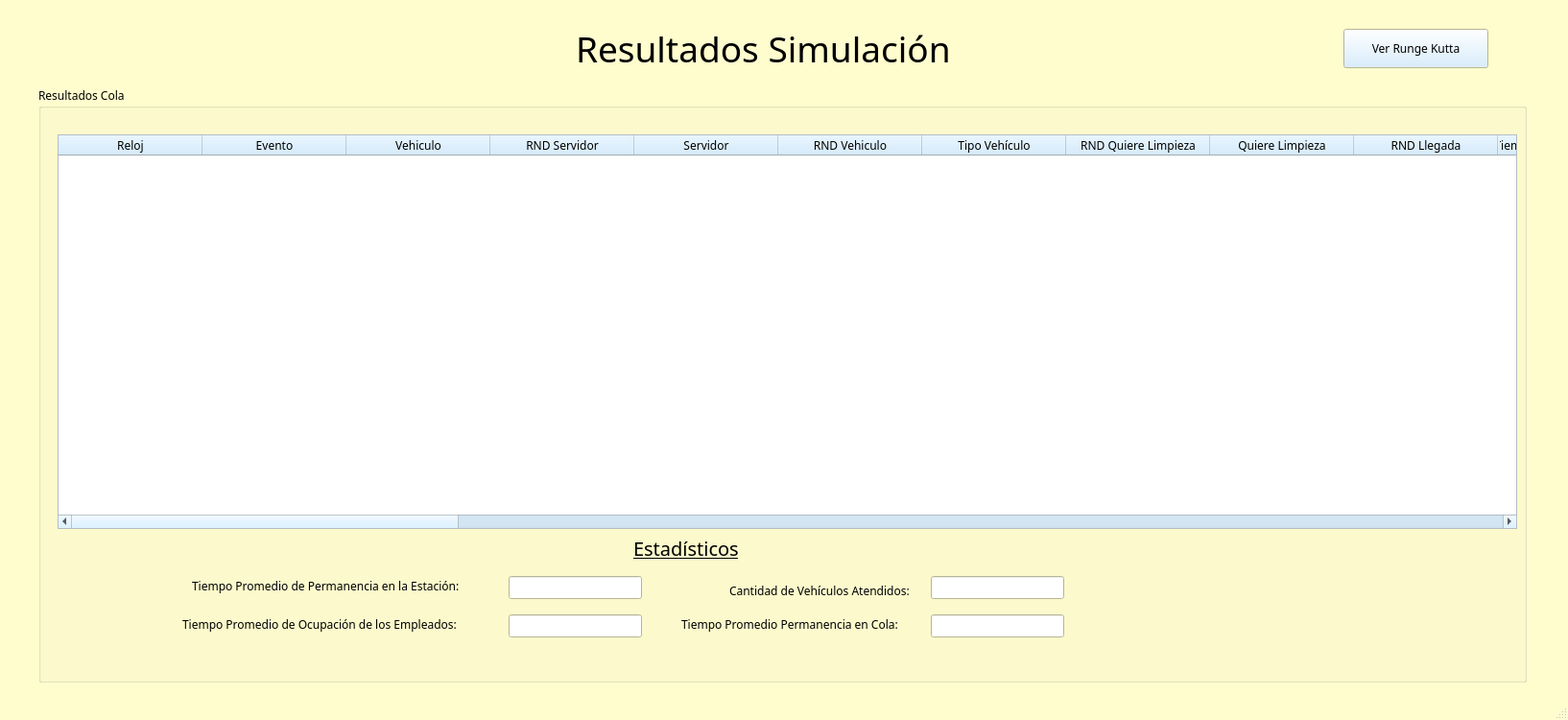
<?xml version="1.0" encoding="UTF-8"?>
<ui version="4.0">
 <class>MainWindow</class>
 <widget class="QMainWindow" name="MainWindow">
  <property name="geometry">
   <rect>
    <x>0</x>
    <y>0</y>
    <width>1634</width>
    <height>750</height>
   </rect>
  </property>
  <property name="minimumSize">
   <size>
    <width>1300</width>
    <height>518</height>
   </size>
  </property>
  <property name="maximumSize">
   <size>
    <width>345345</width>
    <height>3453354</height>
   </size>
  </property>
  <property name="palette">
   <palette>
    <active>
     <colorrole role="WindowText">
      <brush brushstyle="SolidPattern">
       <color alpha="255">
        <red>0</red>
        <green>0</green>
        <blue>0</blue>
       </color>
      </brush>
     </colorrole>
     <colorrole role="Button">
      <brush brushstyle="SolidPattern">
       <color alpha="255">
        <red>206</red>
        <green>234</green>
        <blue>255</blue>
       </color>
      </brush>
     </colorrole>
     <colorrole role="Light">
      <brush brushstyle="SolidPattern">
       <color alpha="255">
        <red>255</red>
        <green>255</green>
        <blue>255</blue>
       </color>
      </brush>
     </colorrole>
     <colorrole role="Midlight">
      <brush brushstyle="SolidPattern">
       <color alpha="255">
        <red>211</red>
        <green>222</green>
        <blue>227</blue>
       </color>
      </brush>
     </colorrole>
     <colorrole role="Dark">
      <brush brushstyle="SolidPattern">
       <color alpha="255">
        <red>103</red>
        <green>117</green>
        <blue>127</blue>
       </color>
      </brush>
     </colorrole>
     <colorrole role="Mid">
      <brush brushstyle="SolidPattern">
       <color alpha="255">
        <red>208</red>
        <green>221</green>
        <blue>239</blue>
       </color>
      </brush>
     </colorrole>
     <colorrole role="Text">
      <brush brushstyle="SolidPattern">
       <color alpha="255">
        <red>0</red>
        <green>0</green>
        <blue>0</blue>
       </color>
      </brush>
     </colorrole>
     <colorrole role="BrightText">
      <brush brushstyle="SolidPattern">
       <color alpha="255">
        <red>255</red>
        <green>255</green>
        <blue>255</blue>
       </color>
      </brush>
     </colorrole>
     <colorrole role="ButtonText">
      <brush brushstyle="SolidPattern">
       <color alpha="255">
        <red>0</red>
        <green>0</green>
        <blue>0</blue>
       </color>
      </brush>
     </colorrole>
     <colorrole role="Base">
      <brush brushstyle="SolidPattern">
       <color alpha="255">
        <red>255</red>
        <green>255</green>
        <blue>255</blue>
       </color>
      </brush>
     </colorrole>
     <colorrole role="Window">
      <brush brushstyle="SolidPattern">
       <color alpha="255">
        <red>255</red>
        <green>253</green>
        <blue>206</blue>
       </color>
      </brush>
     </colorrole>
     <colorrole role="Shadow">
      <brush brushstyle="SolidPattern">
       <color alpha="255">
        <red>0</red>
        <green>0</green>
        <blue>0</blue>
       </color>
      </brush>
     </colorrole>
     <colorrole role="AlternateBase">
      <brush brushstyle="SolidPattern">
       <color alpha="255">
        <red>230</red>
        <green>244</green>
        <blue>255</blue>
       </color>
      </brush>
     </colorrole>
     <colorrole role="ToolTipBase">
      <brush brushstyle="SolidPattern">
       <color alpha="255">
        <red>255</red>
        <green>255</green>
        <blue>220</blue>
       </color>
      </brush>
     </colorrole>
     <colorrole role="ToolTipText">
      <brush brushstyle="SolidPattern">
       <color alpha="255">
        <red>0</red>
        <green>0</green>
        <blue>0</blue>
       </color>
      </brush>
     </colorrole>
    </active>
    <inactive>
     <colorrole role="WindowText">
      <brush brushstyle="SolidPattern">
       <color alpha="255">
        <red>0</red>
        <green>0</green>
        <blue>0</blue>
       </color>
      </brush>
     </colorrole>
     <colorrole role="Button">
      <brush brushstyle="SolidPattern">
       <color alpha="255">
        <red>206</red>
        <green>234</green>
        <blue>255</blue>
       </color>
      </brush>
     </colorrole>
     <colorrole role="Light">
      <brush brushstyle="SolidPattern">
       <color alpha="255">
        <red>255</red>
        <green>255</green>
        <blue>255</blue>
       </color>
      </brush>
     </colorrole>
     <colorrole role="Midlight">
      <brush brushstyle="SolidPattern">
       <color alpha="255">
        <red>211</red>
        <green>222</green>
        <blue>227</blue>
       </color>
      </brush>
     </colorrole>
     <colorrole role="Dark">
      <brush brushstyle="SolidPattern">
       <color alpha="255">
        <red>103</red>
        <green>117</green>
        <blue>127</blue>
       </color>
      </brush>
     </colorrole>
     <colorrole role="Mid">
      <brush brushstyle="SolidPattern">
       <color alpha="255">
        <red>208</red>
        <green>221</green>
        <blue>239</blue>
       </color>
      </brush>
     </colorrole>
     <colorrole role="Text">
      <brush brushstyle="SolidPattern">
       <color alpha="255">
        <red>0</red>
        <green>0</green>
        <blue>0</blue>
       </color>
      </brush>
     </colorrole>
     <colorrole role="BrightText">
      <brush brushstyle="SolidPattern">
       <color alpha="255">
        <red>255</red>
        <green>255</green>
        <blue>255</blue>
       </color>
      </brush>
     </colorrole>
     <colorrole role="ButtonText">
      <brush brushstyle="SolidPattern">
       <color alpha="255">
        <red>0</red>
        <green>0</green>
        <blue>0</blue>
       </color>
      </brush>
     </colorrole>
     <colorrole role="Base">
      <brush brushstyle="SolidPattern">
       <color alpha="255">
        <red>255</red>
        <green>255</green>
        <blue>255</blue>
       </color>
      </brush>
     </colorrole>
     <colorrole role="Window">
      <brush brushstyle="SolidPattern">
       <color alpha="255">
        <red>255</red>
        <green>253</green>
        <blue>206</blue>
       </color>
      </brush>
     </colorrole>
     <colorrole role="Shadow">
      <brush brushstyle="SolidPattern">
       <color alpha="255">
        <red>0</red>
        <green>0</green>
        <blue>0</blue>
       </color>
      </brush>
     </colorrole>
     <colorrole role="AlternateBase">
      <brush brushstyle="SolidPattern">
       <color alpha="255">
        <red>230</red>
        <green>244</green>
        <blue>255</blue>
       </color>
      </brush>
     </colorrole>
     <colorrole role="ToolTipBase">
      <brush brushstyle="SolidPattern">
       <color alpha="255">
        <red>255</red>
        <green>255</green>
        <blue>220</blue>
       </color>
      </brush>
     </colorrole>
     <colorrole role="ToolTipText">
      <brush brushstyle="SolidPattern">
       <color alpha="255">
        <red>0</red>
        <green>0</green>
        <blue>0</blue>
       </color>
      </brush>
     </colorrole>
    </inactive>
    <disabled>
     <colorrole role="WindowText">
      <brush brushstyle="SolidPattern">
       <color alpha="255">
        <red>103</red>
        <green>117</green>
        <blue>127</blue>
       </color>
      </brush>
     </colorrole>
     <colorrole role="Button">
      <brush brushstyle="SolidPattern">
       <color alpha="255">
        <red>206</red>
        <green>234</green>
        <blue>255</blue>
       </color>
      </brush>
     </colorrole>
     <colorrole role="Light">
      <brush brushstyle="SolidPattern">
       <color alpha="255">
        <red>255</red>
        <green>255</green>
        <blue>255</blue>
       </color>
      </brush>
     </colorrole>
     <colorrole role="Midlight">
      <brush brushstyle="SolidPattern">
       <color alpha="255">
        <red>211</red>
        <green>222</green>
        <blue>227</blue>
       </color>
      </brush>
     </colorrole>
     <colorrole role="Dark">
      <brush brushstyle="SolidPattern">
       <color alpha="255">
        <red>103</red>
        <green>117</green>
        <blue>127</blue>
       </color>
      </brush>
     </colorrole>
     <colorrole role="Mid">
      <brush brushstyle="SolidPattern">
       <color alpha="255">
        <red>208</red>
        <green>221</green>
        <blue>239</blue>
       </color>
      </brush>
     </colorrole>
     <colorrole role="Text">
      <brush brushstyle="SolidPattern">
       <color alpha="255">
        <red>103</red>
        <green>117</green>
        <blue>127</blue>
       </color>
      </brush>
     </colorrole>
     <colorrole role="BrightText">
      <brush brushstyle="SolidPattern">
       <color alpha="255">
        <red>255</red>
        <green>255</green>
        <blue>255</blue>
       </color>
      </brush>
     </colorrole>
     <colorrole role="ButtonText">
      <brush brushstyle="SolidPattern">
       <color alpha="255">
        <red>103</red>
        <green>117</green>
        <blue>127</blue>
       </color>
      </brush>
     </colorrole>
     <colorrole role="Base">
      <brush brushstyle="SolidPattern">
       <color alpha="255">
        <red>255</red>
        <green>253</green>
        <blue>206</blue>
       </color>
      </brush>
     </colorrole>
     <colorrole role="Window">
      <brush brushstyle="SolidPattern">
       <color alpha="255">
        <red>255</red>
        <green>253</green>
        <blue>206</blue>
       </color>
      </brush>
     </colorrole>
     <colorrole role="Shadow">
      <brush brushstyle="SolidPattern">
       <color alpha="255">
        <red>0</red>
        <green>0</green>
        <blue>0</blue>
       </color>
      </brush>
     </colorrole>
     <colorrole role="AlternateBase">
      <brush brushstyle="SolidPattern">
       <color alpha="255">
        <red>206</red>
        <green>234</green>
        <blue>255</blue>
       </color>
      </brush>
     </colorrole>
     <colorrole role="ToolTipBase">
      <brush brushstyle="SolidPattern">
       <color alpha="255">
        <red>255</red>
        <green>255</green>
        <blue>220</blue>
       </color>
      </brush>
     </colorrole>
     <colorrole role="ToolTipText">
      <brush brushstyle="SolidPattern">
       <color alpha="255">
        <red>0</red>
        <green>0</green>
        <blue>0</blue>
       </color>
      </brush>
     </colorrole>
    </disabled>
   </palette>
  </property>
  <property name="font">
   <font>
    <family>Berlin Sans FB</family>
    <pointsize>9</pointsize>
   </font>
  </property>
  <property name="windowTitle">
   <string>Muestra de Resultados - Simulación Combustibles</string>
  </property>
  <property name="windowIcon">
   <iconset>
    <normaloff>../Imagenes/coche.png</normaloff>../Imagenes/coche.png</iconset>
  </property>
  <widget class="QWidget" name="centralwidget">
   <widget class="QGroupBox" name="groupBox_3">
    <property name="geometry">
     <rect>
      <x>40</x>
      <y>90</y>
      <width>1551</width>
      <height>621</height>
     </rect>
    </property>
    <property name="title">
     <string>Resultados Cola</string>
    </property>
    <widget class="QTableWidget" name="tablaResultados">
     <property name="enabled">
      <bool>true</bool>
     </property>
     <property name="geometry">
      <rect>
       <x>20</x>
       <y>50</y>
       <width>1521</width>
       <height>411</height>
      </rect>
     </property>
     <property name="palette">
      <palette>
       <active>
        <colorrole role="Base">
         <brush brushstyle="SolidPattern">
          <color alpha="255">
           <red>255</red>
           <green>255</green>
           <blue>255</blue>
          </color>
         </brush>
        </colorrole>
        <colorrole role="Window">
         <brush brushstyle="SolidPattern">
          <color alpha="255">
           <red>234</red>
           <green>245</green>
           <blue>255</blue>
          </color>
         </brush>
        </colorrole>
       </active>
       <inactive>
        <colorrole role="Base">
         <brush brushstyle="SolidPattern">
          <color alpha="255">
           <red>255</red>
           <green>255</green>
           <blue>255</blue>
          </color>
         </brush>
        </colorrole>
        <colorrole role="Window">
         <brush brushstyle="SolidPattern">
          <color alpha="255">
           <red>234</red>
           <green>245</green>
           <blue>255</blue>
          </color>
         </brush>
        </colorrole>
       </inactive>
       <disabled>
        <colorrole role="Base">
         <brush brushstyle="SolidPattern">
          <color alpha="255">
           <red>234</red>
           <green>245</green>
           <blue>255</blue>
          </color>
         </brush>
        </colorrole>
        <colorrole role="Window">
         <brush brushstyle="SolidPattern">
          <color alpha="255">
           <red>234</red>
           <green>245</green>
           <blue>255</blue>
          </color>
         </brush>
        </colorrole>
       </disabled>
      </palette>
     </property>
     <property name="autoScrollMargin">
      <number>16</number>
     </property>
     <property name="tabKeyNavigation">
      <bool>false</bool>
     </property>
     <attribute name="horizontalHeaderDefaultSectionSize">
      <number>150</number>
     </attribute>
     <column>
      <property name="text">
       <string>Reloj</string>
      </property>
     </column>
     <column>
      <property name="text">
       <string>Evento</string>
      </property>
     </column>
     <column>
      <property name="text">
       <string>Vehiculo</string>
      </property>
     </column>
     <column>
      <property name="text">
       <string>RND Servidor</string>
      </property>
     </column>
     <column>
      <property name="text">
       <string>Servidor</string>
      </property>
     </column>
     <column>
      <property name="text">
       <string>RND Vehiculo</string>
      </property>
     </column>
     <column>
      <property name="text">
       <string>Tipo Vehículo</string>
      </property>
     </column>
     <column>
      <property name="text">
       <string>RND Quiere Limpieza</string>
      </property>
     </column>
     <column>
      <property name="text">
       <string>Quiere Limpieza</string>
      </property>
     </column>
     <column>
      <property name="text">
       <string>RND Llegada</string>
      </property>
     </column>
     <column>
      <property name="text">
       <string>Tiempo Hasta Prox. Llegada</string>
      </property>
     </column>
     <column>
      <property name="text">
       <string>Prox. Llegada</string>
      </property>
     </column>
     <column>
      <property name="text">
       <string>RND Tanque Inicial</string>
      </property>
     </column>
     <column>
      <property name="text">
       <string>Tanque Inicial</string>
      </property>
     </column>
     <column>
      <property name="text">
       <string>Tiempo Carga</string>
      </property>
     </column>
     <column>
      <property name="text">
       <string>Fin Carga 1</string>
      </property>
     </column>
     <column>
      <property name="text">
       <string>Fin Carga 2</string>
      </property>
     </column>
     <column>
      <property name="text">
       <string>RND Tiempo Limpieza</string>
      </property>
     </column>
     <column>
      <property name="text">
       <string>Tiempo Limpieza</string>
      </property>
     </column>
     <column>
      <property name="text">
       <string>Fin Limpieza 1</string>
      </property>
     </column>
     <column>
      <property name="text">
       <string>Fin Limpieza 2</string>
      </property>
     </column>
     <column>
      <property name="text">
       <string>RND Tiempo Cobro</string>
      </property>
     </column>
     <column>
      <property name="text">
       <string>Tiempo Cobro</string>
      </property>
     </column>
     <column>
      <property name="text">
       <string>Fin Cobro 1</string>
      </property>
     </column>
     <column>
      <property name="text">
       <string>Fin Cobro 2</string>
      </property>
     </column>
     <column>
      <property name="text">
       <string>Estado Emp 1</string>
      </property>
     </column>
     <column>
      <property name="text">
       <string>Ocupado Por</string>
      </property>
     </column>
     <column>
      <property name="text">
       <string>Cola Emp 1</string>
      </property>
     </column>
     <column>
      <property name="text">
       <string>Tiempo Ocup Emp 1</string>
      </property>
     </column>
     <column>
      <property name="text">
       <string>Estado Emp 2</string>
      </property>
     </column>
     <column>
      <property name="text">
       <string>Ocupado Por</string>
      </property>
     </column>
     <column>
      <property name="text">
       <string>Cola Emp 2</string>
      </property>
     </column>
     <column>
      <property name="text">
       <string>Tiempo Ocup Emp 2</string>
      </property>
     </column>
     <column>
      <property name="text">
       <string>AC Tiempo Permanencia</string>
      </property>
     </column>
     <column>
      <property name="text">
       <string>Cant Vehiculos Atendidos</string>
      </property>
     </column>
     <column>
      <property name="text">
       <string>AC Tiempo Espera</string>
      </property>
     </column>
     <column>
      <property name="text">
       <string>Cant Vehic Que Llegaron</string>
      </property>
     </column>
    </widget>
    <widget class="QLineEdit" name="txtTiempoPromPermEstacion">
     <property name="geometry">
      <rect>
       <x>490</x>
       <y>510</y>
       <width>139</width>
       <height>24</height>
      </rect>
     </property>
     <property name="text">
      <string/>
     </property>
     <property name="readOnly">
      <bool>true</bool>
     </property>
    </widget>
    <widget class="QLineEdit" name="txtTiempoPromPermEnCola">
     <property name="geometry">
      <rect>
       <x>930</x>
       <y>550</y>
       <width>139</width>
       <height>24</height>
      </rect>
     </property>
     <property name="text">
      <string/>
     </property>
     <property name="readOnly">
      <bool>true</bool>
     </property>
    </widget>
    <widget class="QLineEdit" name="cantVehicAtendidos">
     <property name="geometry">
      <rect>
       <x>930</x>
       <y>510</y>
       <width>139</width>
       <height>24</height>
      </rect>
     </property>
     <property name="text">
      <string/>
     </property>
     <property name="readOnly">
      <bool>true</bool>
     </property>
    </widget>
    <widget class="QLabel" name="label_14">
     <property name="geometry">
      <rect>
       <x>160</x>
       <y>510</y>
       <width>311</width>
       <height>21</height>
      </rect>
     </property>
     <property name="text">
      <string>Tiempo Promedio de Permanencia en la Estación: </string>
     </property>
    </widget>
    <widget class="QLabel" name="label_18">
     <property name="geometry">
      <rect>
       <x>150</x>
       <y>550</y>
       <width>321</width>
       <height>21</height>
      </rect>
     </property>
     <property name="text">
      <string>Tiempo Promedio de Ocupación de los Empleados:</string>
     </property>
    </widget>
    <widget class="QLabel" name="label_16">
     <property name="geometry">
      <rect>
       <x>720</x>
       <y>510</y>
       <width>211</width>
       <height>31</height>
      </rect>
     </property>
     <property name="text">
      <string>Cantidad de Vehículos Atendidos:</string>
     </property>
    </widget>
    <widget class="QLineEdit" name="txtTiempoPromOcupEmpleados">
     <property name="geometry">
      <rect>
       <x>490</x>
       <y>550</y>
       <width>139</width>
       <height>24</height>
      </rect>
     </property>
     <property name="text">
      <string/>
     </property>
     <property name="readOnly">
      <bool>true</bool>
     </property>
    </widget>
    <widget class="QLabel" name="label_17">
     <property name="geometry">
      <rect>
       <x>670</x>
       <y>550</y>
       <width>261</width>
       <height>21</height>
      </rect>
     </property>
     <property name="text">
      <string>Tiempo Promedio Permanencia en Cola:</string>
     </property>
    </widget>
    <widget class="QLabel" name="label_19">
     <property name="geometry">
      <rect>
       <x>620</x>
       <y>460</y>
       <width>171</width>
       <height>41</height>
      </rect>
     </property>
     <property name="font">
      <font>
       <family>Berlin Sans FB</family>
       <pointsize>15</pointsize>
       <weight>50</weight>
       <bold>false</bold>
       <underline>true</underline>
      </font>
     </property>
     <property name="text">
      <string>Estadísticos</string>
     </property>
    </widget>
   </widget>
   <widget class="QLabel" name="label_13">
    <property name="geometry">
     <rect>
      <x>600</x>
      <y>20</y>
      <width>461</width>
      <height>61</height>
     </rect>
    </property>
    <property name="font">
     <font>
      <family>Berlin Sans FB</family>
      <pointsize>28</pointsize>
     </font>
    </property>
    <property name="text">
     <string>Resultados Simulación</string>
    </property>
   </widget>
   <widget class="QPushButton" name="btnRungeKutta">
    <property name="geometry">
     <rect>
      <x>1400</x>
      <y>30</y>
      <width>151</width>
      <height>41</height>
     </rect>
    </property>
    <property name="tabletTracking">
     <bool>false</bool>
    </property>
    <property name="text">
     <string>Ver Runge Kutta</string>
    </property>
   </widget>
  </widget>
  <widget class="QStatusBar" name="statusbar"/>
 </widget>
 <tabstops>
  <tabstop>btnRungeKutta</tabstop>
  <tabstop>txtTiempoPromOcupEmpleados</tabstop>
  <tabstop>cantVehicAtendidos</tabstop>
  <tabstop>txtTiempoPromPermEnCola</tabstop>
  <tabstop>tablaResultados</tabstop>
  <tabstop>txtTiempoPromPermEstacion</tabstop>
 </tabstops>
 <resources/>
 <connections/>
</ui>
